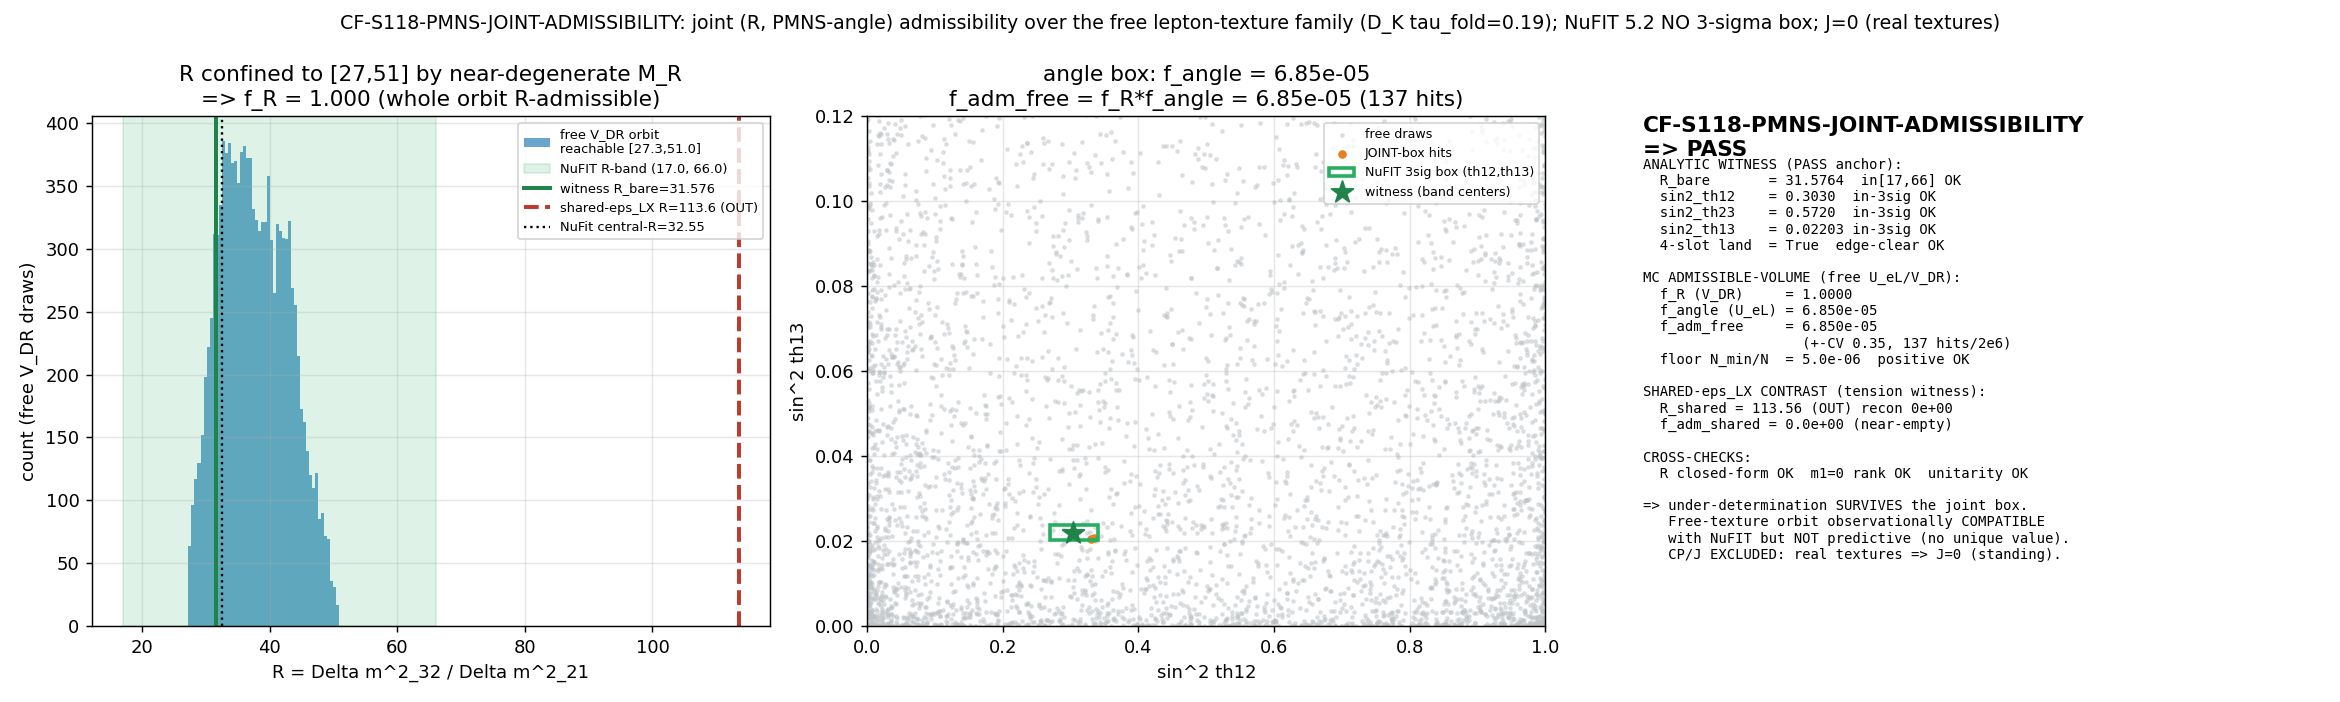

Recreate this plot in Python.
#!/usr/bin/env python3
# -*- coding: utf-8 -*-
"""
CF-S118-PMNS-JOINT-ADMISSIBILITY  (Session 118, Wave 2, §W2-1) -- [VERIFY] gate.

Joint (R, PMNS-angle) admissibility scan over the FREE lepton-texture family.

QUESTION (plan §W2-1 hypothesis):
  Over the free real-texture family (U_eL the charged-lepton left-rotation and V_DR the
  neutrino-Dirac orientation relative to M_R -- the flat directions of the spectral action
  per S117 2-5, at FIXED charged-lepton masses + Dirac singular values {0,Y2,Y3} + B-branch
  Majorana M_R), is the joint NuFIT 5.2 NO 3-sigma box
       { R in [17,66]  AND  sin^2 th12 in [0.270,0.341]
         AND sin^2 th23 in [0.434,0.610]  AND sin^2 th13 in [0.02029,0.02391] }
  NON-EMPTY with positive admissible-volume measure?  (i.e. does the lepton mixing+spectrum
  under-determination SURVIVE the joint observational constraint.)

PASS ANCHOR = the ANALYTIC NON-EMPTINESS WITNESS (deterministic, NOT the MC):
  bare V_DR=I  ->  M_nu=diag(0, Y2^2/B2, Y3^2/B3)  ->  R_bare = m3^2/m2^2 - 1 = 31.576 in [17,66];
  U_eL = U_obs^dag (NuFIT best-fit PMNS)  ->  U_PMNS = U_obs  ->  3 angles at the band CENTERS.
  This re-derives S116 W2 STEP 3b obs_pmns_reachable=True (3/3 angle slots).
The MC f_adm_free (2e6 Haar-O(3) draws) is the admissible-VOLUME MEASURE, NOT the PASS gate.
The shared-eps_LX CONTRAST (2e5 draws, M_nu locked to the S116 single-parameter texture,
R=113.564 OUT of band) is the tension witness (expected near-empty).

============================================================================
SUBSTRATE-FIRST (phononic-framing.md):  PARTICLE.
============================================================================
  D_K eigenvalues -> seesaw composite M_nu = M_D M_R^{-1} M_D^T (Dirac-Yukawa singular values
  {0,Y2,Y3} and the B-branch fold Majorana M_R, BOTH internal to the spectrum per S100a)
  -> light-mass spectrum {0, m2, m3} -> the oscillation ratio R = m3^2/m2^2 - 1 AND, via
  U_PMNS = U_eL^dag U_nuL, the three mixing angles -> the joint NuFIT 5.2 NO 3-sigma box
  (the laboratory-IN measurement the substrate is tested against). The substrate IS the
  free-texture orbit; NuFIT is the container-IN observable box. The under-determination is a
  substrate-IS fact (S flat over U_eL and V_DR by trace cyclicity, S117 2-5); this gate
  measures whether that intrinsic freedom is observationally COMPATIBLE, never the reverse.
  Direction of explanation NOT inverted: D_K textures -> (free U_eL, free V_DR) -> joint box.

  HONEST CAVEAT (S100a-MD-NORMALIZATION INFO, PERMANENT): the D_K bottom-triple -> Y_i map is
  NON-UNIQUE (MAP-A vs MAP-B), so R_bare is OSCILLATION-ANCHORED -- R_bare in band is a
  CONSISTENCY of the spectrum channel with NuFIT, NOT a zero-free-parameter prediction. The
  substrate-FIRST content is the seesaw STRUCTURE + bowtie M_R shape + the factorization
  (R is U_eL-invariant) + the U_eL/V_DR flatness. CP/Jarlskog J is EXCLUDED (real textures
  => delta_CP in {0,pi} => J=0, the framework's standing prediction; CP under-determination is
  the separate S117-W3-3 / VII.BL question, NOT this gate).

[VERIFY] substitution chain (the analytic non-emptiness witness; plan §W2-1 substitution_chain):
  Def 1: M_D = diag(0,Y2,Y3) @ V_DR^T          [Dirac singular values FIXED; V_DR free; V_DL=I WLOG]
  Def 2: M_nu = M_D @ M_R^{-1} @ M_D^T          [type-I seesaw; row/col 1 zero => m_1=0 EXACT rank-2]
  Def 3: R := (m3^2 - m2^2)/(m2^2 - m1^2) = m3^2/m2^2 - 1  at m_1=0
  Def 4: U_PMNS = U_eL^dag U_nuL ; sin^2 th13=|U_e3|^2, sin^2 th12=|U_e2|^2/(1-|U_e3|^2),
         sin^2 th23=|U_mu3|^2/(1-|U_e3|^2)      [standard PDG]
  Substitute (R is U_eL-INVARIANT): an overall left-rotation M_nu -> V M_nu V^T preserves
         singular values => R = R(V_DR) only, independent of U_eL.
  Substitute (BARE V_DR=I): M_nu = diag(0, Y2^2/B2, Y3^2/B3); m3/m2 = 5.706; R_bare = 31.576 in [17,66].
  Simplify (angle reachability): U_eL ranges over full O(3) (any U_eL reproduces the lepton
         masses, S117 2-5 trace-cyclicity flat) => U_PMNS = U_eL^dag U_nuL = U_obs reachable
         => set U_eL = U_obs^dag => 3 angles at NuFIT band centers (s116 obs_pmns_reachable=True).
  Canonical form: (U_eL=U_obs^dag, V_DR=I) in J => J NON-EMPTY analytically => PASS.

Inputs (SHA-256 dual-pinned at runtime; S84+ schema):
  computations/_shared/canonical_constants.py            (dm2_21_NuFit, dm2_31_NuFit, tau_fold)
  computations/session-116/s116_lepton_pmns_texture.npz  (m_e_vals, Y_nu_diag, M_R_MKK, M_nu, NuFIT bands)

Output 4-tuple:
  (value=<witness 4 slots + f_adm_free +- CV + f_R/f_angle + reachable-R + contrast f_adm_shared>,
   scheme=joint-admissibility-MC-Haar-O3-free-texture,
   convention=RATIO-R-m3sq-over-m2sq-minus-1-m1zero-NO/PMNS-U_eL-dag-U_nuL/real-texture-J-excluded/
              NuFIT-5.2-NO-3sigma-joint-box-R+3angles, L_max=N/A)
"""

from __future__ import annotations

# --- CPU thread cap BEFORE numpy import (math-scripts.md; 3x3 svd/eigh is tiny CPU;
#     RX 9070 XT available but NOT used -- host->device overhead dominates for 3x3) ---
import os
os.environ.setdefault("OMP_NUM_THREADS", "8")
os.environ.setdefault("MKL_NUM_THREADS", "8")

import hashlib
import json
import sys
import time
from pathlib import Path

import numpy as np

# ---------------------------------------------------------------------------
# Section 1 -- Paths + canonical imports (MANDATORY: from canonical_constants import)
# ---------------------------------------------------------------------------
THIS = Path(__file__).resolve()
SESSION_DIR = THIS.parent                                 # computations/session-118
COMPUTATIONS_DIR = SESSION_DIR.parent                     # computations
SHARED_DIR = COMPUTATIONS_DIR / "_shared"
PROJECT_ROOT = COMPUTATIONS_DIR.parent
SESSION_DIR.mkdir(parents=True, exist_ok=True)

sys.path.insert(0, str(SHARED_DIR))
from canonical_constants import (  # noqa: E402
    dm2_21_NuFit,        # 7.49e-5 eV^2 (NuFit-6.0 NO best fit) -- central-R anchor cross-check
    dm2_31_NuFit,        # 2.513e-3 eV^2 (NuFit-6.0 NO best fit)
    tau_fold,            # 0.19 -- provenance (D_K content frozen upstream in the s116 npz)
)

import matplotlib                                          # noqa: E402
matplotlib.use("Agg")
import matplotlib.pyplot as plt                            # noqa: E402

# ---------------------------------------------------------------------------
# Section 2 -- Identity + pinned machinery (plan §W2-1 machinery_pin_map)
# ---------------------------------------------------------------------------
SESSION = "118"                                            # (local)
GATE_ID = "CF-S118-PMNS-JOINT-ADMISSIBILITY"               # (local)
SCHEME = "joint-admissibility-MC-Haar-O3-free-texture"     # (local) plan pin
CONVENTION = ("RATIO-R-m3sq-over-m2sq-minus-1-m1zero-NO/PMNS-U_eL-dag-U_nuL/"
              "real-texture-J-excluded/NuFIT-5.2-NO-3sigma-joint-box-R+3angles")  # (local) plan pin
L_MAX = "N/A"                                              # (local) 3x3 seesaw+PMNS; D_K frozen upstream

# --- MC machinery (plan pins) ---
N_EVAL = 2_000_000                                         # (local) free-family Haar-O(3) draws
N_EVAL_SHARED = 200_000                                    # (local) shared-eps_LX contrast draws
N_SEED_BATCHES = 10                                        # (local) seed batches for f_adm CV
N_MIN_HITS = 10                                            # (local) MC positive-measure floor
RANDOM_SEED = 118                                          # (local) base; batch b uses 118+b
EDGE_TOL_FRAC = 0.05                                       # (local) band-edge proximity DIAGNOSTIC
M1_REL_TOL = 1.0e-9                                        # (local) m_1/m_3 machine-zero (rank-2)
R_CLOSEDFORM_TOL = 1.0e-9                                  # (local) R closed-form cross-check
UNITARY_TOL = 1.0e-10                                      # (local) |U^dag U - I|_fro
PUB_SIGFIGS = 6                                            # (local) Class-8.3 publication precision
GRID_PTS = 19                                              # (local) corroboration grid pts/axis [0,pi)
TAU = float(tau_fold)                                      # (local) 0.19 provenance

# --- NuFIT 5.2 NO 3-sigma joint box (# local class-(B) anchors; NOT canonical imports) ---
R_BAND = (17.0, 66.0)                                      # (local)
SIN2_TH12_BAND = (0.270, 0.341)                            # (local)
SIN2_TH23_BAND = (0.434, 0.610)                            # (local)
SIN2_TH13_BAND = (0.02029, 0.02391)                        # (local)
BF_TH12 = 0.303                                            # (local) NuFIT 5.2 NO best fit
BF_TH23 = 0.572                                            # (local)
BF_TH13 = 0.02203                                          # (local)

# central-R anchor (NuFit-6.0 canonical; cross-check only -- NOT the box edge)
R_CENTRAL_NUFIT = float(dm2_31_NuFit) / float(dm2_21_NuFit) - 1.0   # (local) ~32.55

# ---------------------------------------------------------------------------
# Section 3 -- SHA-256 dual-SHA block (S84+ schema; mirrors s117)
# ---------------------------------------------------------------------------
def sha256_of(path: Path) -> str:
    h = hashlib.sha256()
    try:
        h.update(path.read_bytes())
    except OSError:
        return ""
    return h.hexdigest()


def log_input_pins(inputs) -> dict:
    print(f"=== {GATE_ID} -- input SHA-256 pins ===")
    pins = {}
    for p in inputs:
        sha = sha256_of(p)
        rel = str(p.relative_to(PROJECT_ROOT)).replace("\\", "/")
        print(f"  {rel}: {sha[:16]}...")
        pins[rel] = sha
    return pins


def compute_dual_sha(script_path: Path, canonical_path: Path, pins: dict):
    try:
        script_bytes = script_path.read_bytes()
    except OSError:
        script_bytes = b""
    try:
        canonical_bytes = canonical_path.read_bytes()
    except OSError:
        canonical_bytes = b""
    pinmap_json = json.dumps(dict(sorted(pins.items())),
                             separators=(",", ":"), sort_keys=True).encode("utf-8")
    h_audit = hashlib.sha256()
    h_audit.update(script_bytes)
    h_audit.update(canonical_bytes)
    h_audit.update(pinmap_json)
    h_content = hashlib.sha256()
    h_content.update(script_bytes)
    return h_audit.hexdigest(), h_content.hexdigest()


# ---------------------------------------------------------------------------
# Section 4 -- Paths/targets + inputs
# ---------------------------------------------------------------------------
OUT_NPZ = SESSION_DIR / "s118_pmns_joint_admissibility.npz"
OUT_PNG = SESSION_DIR / "s118_pmns_joint_admissibility.png"
CANONICAL_PATH = SHARED_DIR / "canonical_constants.py"
S116_TEXTURE = COMPUTATIONS_DIR / "session-116" / "s116_lepton_pmns_texture.npz"
INPUT_FILES = [CANONICAL_PATH, S116_TEXTURE]

# plan-pinned input SHA (frozen S116 artifact); mismatch => PRE-REG-INC honest close
S116_SHA_PIN = "4252d2cc3cf37cf40a1fe89c631503320a80e26cc736b0fc543eb043293bbbb1"


# ---------------------------------------------------------------------------
# Section 5 -- PMNS / seesaw helpers (PDG convention; real textures)
# ---------------------------------------------------------------------------
def U_pdg(s2_12: float, s2_23: float, s2_13: float, delta: float = 0.0) -> np.ndarray:
    """Standard PDG PMNS U = R23(th23) U13(th13,delta) R12(th12); delta=0 (real, J=0)."""
    s12 = np.sqrt(s2_12); c12 = np.sqrt(1.0 - s2_12)
    s13 = np.sqrt(s2_13); c13 = np.sqrt(1.0 - s2_13)
    s23 = np.sqrt(s2_23); c23 = np.sqrt(1.0 - s2_23)
    R12 = np.array([[c12, s12, 0.0], [-s12, c12, 0.0], [0.0, 0.0, 1.0]])
    R13 = np.array([[c13, 0.0, s13], [0.0, 1.0, 0.0], [-s13, 0.0, c13]])
    R23 = np.array([[1.0, 0.0, 0.0], [0.0, c23, s23], [0.0, -s23, c23]])
    return R23 @ R13 @ R12


def pmns_angles_single(U: np.ndarray):
    """(sin^2 th12, sin^2 th23, sin^2 th13) from a single 3x3 PMNS (standard PDG)."""
    Ue3 = U[0, 2] ** 2; Ue2 = U[0, 1] ** 2; Um3 = U[1, 2] ** 2
    s13 = Ue3
    s12 = Ue2 / (1.0 - Ue3); s23 = Um3 / (1.0 - Ue3)
    return float(s12), float(s23), float(s13)


def pmns_angles_batch(U: np.ndarray):
    """Batched (N,3,3) -> (sin2_th12, sin2_th23, sin2_th13) arrays (N,)."""
    Ue3 = U[:, 0, 2] ** 2; Ue2 = U[:, 0, 1] ** 2; Um3 = U[:, 1, 2] ** 2
    s13 = Ue3
    denom = 1.0 - Ue3
    s12 = Ue2 / denom; s23 = Um3 / denom
    return s12, s23, s13


def Mnu_from_VDR(VDR: np.ndarray, Y: np.ndarray, MR: np.ndarray) -> np.ndarray:
    """type-I seesaw light mass matrix; M_D=diag(0,Y2,Y3)@V_DR^T (zero first row => m1=0)."""
    MD = np.diag(Y) @ VDR.T
    Mn = MD @ np.diag(1.0 / MR) @ MD.T
    return 0.5 * (Mn + Mn.T)


def light_single(Mn: np.ndarray):
    """eigh of PSD M_nu; eigenvalues ascending (== ascending |.| for PSD) -> {m1~0,m2,m3}, U_nuL."""
    w, V = np.linalg.eigh(Mn)
    w = np.abs(w)                                          # (local) clip tiny-negative kernel to 0
    order = np.argsort(w)
    return w[order], V[:, order]


def R_of(m: np.ndarray) -> float:
    """R = m3^2/m2^2 - 1 (NO; m ascending [m1~0,m2,m3])."""
    return float(m[2] ** 2 / m[1] ** 2 - 1.0)


def rand_O3_batch(rng, n: int) -> np.ndarray:
    """n Haar-ish O(3) via QR sign-fix (det=+-1; PMNS angles are det-insensitive). Batched."""
    A = rng.standard_normal((n, 3, 3))
    Q, Rm = np.linalg.qr(A)
    d = np.sign(np.diagonal(Rm, axis1=1, axis2=2))        # (local) (n,3) sign of R diag
    d[d == 0] = 1.0
    return Q * d[:, None, :]                               # (local) Q @ diag(sign): scale col j by d_j


def light_batch(VDR: np.ndarray, Y: np.ndarray, MR: np.ndarray):
    """Batched seesaw: (n,3,3) V_DR -> (m (n,3) ascending PSD, U_nuL (n,3,3)).
    M_D[n] = diag(Y) @ V_DR[n]^T = Y[:,None]*V_DR[n]^T ; M_nu = M_D diag(1/MR) M_D^T."""
    MD = Y[None, :, None] * np.transpose(VDR, (0, 2, 1))   # (local) (n,3,3)
    Mn = np.einsum("nik,k,njk->nij", MD, 1.0 / MR, MD)     # (local) M_D diag(1/MR) M_D^T
    Mn = 0.5 * (Mn + np.transpose(Mn, (0, 2, 1)))          # (local) symmetrize
    w, V = np.linalg.eigh(Mn)                              # ascending eigenvalues (PSD => >=0)
    return np.abs(w), V


# ---------------------------------------------------------------------------
# Section 6 -- Compute
# ---------------------------------------------------------------------------
def in_band(x, band):
    return (band[0] <= x) & (x <= band[1])


def edge_proximity_frac(x, band):
    """min distance to a band edge, as a fraction of band width (DIAGNOSTIC)."""
    width = band[1] - band[0]
    return float(min(abs(x - band[0]), abs(band[1] - x)) / width)


def compute() -> dict:
    res: dict = {}

    # ===== STEP 0: load S116 fixed input spectra (frozen artifact) =====
    s116 = np.load(S116_TEXTURE, allow_pickle=True)
    m_e_vals = np.asarray(s116["m_e_vals"]).ravel().astype(float)   # charged-lepton masses
    Y = np.asarray(s116["Y_nu_diag"]).ravel().astype(float)        # [0, Y2, Y3] Dirac singular vals
    MR = np.asarray(s116["M_R_MKK"]).ravel().astype(float)         # [B1,B2,B3] B-branch fold
    M_nu_s116 = np.asarray(s116["M_nu"]).astype(float)             # shared-eps_LX neutrino texture
    eps23 = float(s116["eps23_strength"]); w23_nu = float(s116["w23_nu"])
    obs_reach_s116 = bool(np.asarray(s116["obs_pmns_reachable"]).ravel()[0])
    res["m_e_vals"] = m_e_vals; res["Y_nu_diag"] = Y; res["M_R_MKK"] = MR
    res["eps23_strength"] = eps23; res["w23_nu"] = w23_nu
    res["obs_pmns_reachable_s116"] = obs_reach_s116
    print("=== STEP 0: S116 fixed input spectra (frozen artifact) ===")
    print(f"  Y_nu_diag (Dirac sing. vals)  = {Y}   (Y_1=0 EXACT => m_1=0 rank-2)")
    print(f"  M_R_MKK   (B-branch fold)     = {MR}  (spread {(MR.max()/MR.min()-1)*100:.1f}% near-degenerate)")
    print(f"  m_e_vals  (charged-lepton)    = {m_e_vals}")
    print(f"  shared-eps_LX: eps23={eps23:.6f}, w23_nu={w23_nu:.6f} (= eps23*Y3={eps23*Y[2]:.6f})")
    print(f"  S116 obs_pmns_reachable       = {obs_reach_s116}")

    # ===== STEP 1: ANALYTIC NON-EMPTINESS WITNESS (the PASS anchor; deterministic) =====
    # bare V_DR=I -> R_bare; U_eL=U_obs^dag, U_nuL=I -> U_PMNS=U_obs -> angles at band centers.
    m_bare, U_nuL_bare = light_single(Mnu_from_VDR(np.eye(3), Y, MR))
    R_bare = R_of(m_bare)
    m1_over_m3 = float(m_bare[0] / m_bare[2])
    U_obs = U_pdg(BF_TH12, BF_TH23, BF_TH13, delta=0.0)
    U_eL_witness = U_obs.T                                  # U_obs^dag (real)
    U_PMNS_witness = U_eL_witness.T @ U_nuL_bare            # = U_obs (since U_nuL_bare=I)
    s12_w, s23_w, s13_w = pmns_angles_single(U_PMNS_witness)
    # slot membership
    R_slot = bool(in_band(R_bare, R_BAND))
    a12_slot = bool(in_band(s12_w, SIN2_TH12_BAND))
    a23_slot = bool(in_band(s23_w, SIN2_TH23_BAND))
    a13_slot = bool(in_band(s13_w, SIN2_TH13_BAND))
    witness_lands = bool(R_slot and a12_slot and a23_slot and a13_slot)
    # edge proximity (DIAGNOSTIC, non-load-bearing per cross-pillar Level-3 annotation discipline)
    ep_R = edge_proximity_frac(R_bare, R_BAND)
    ep_12 = edge_proximity_frac(s12_w, SIN2_TH12_BAND)
    ep_23 = edge_proximity_frac(s23_w, SIN2_TH23_BAND)
    ep_13 = edge_proximity_frac(s13_w, SIN2_TH13_BAND)
    witness_edge_clear = bool(min(ep_R, ep_12, ep_23, ep_13) > EDGE_TOL_FRAC)
    res.update(dict(m_bare=m_bare, R_bare=R_bare, m1_over_m3=m1_over_m3,
                    witness_s12=s12_w, witness_s23=s23_w, witness_s13=s13_w,
                    witness_R_slot=R_slot, witness_a12_slot=a12_slot,
                    witness_a23_slot=a23_slot, witness_a13_slot=a13_slot,
                    witness_lands=witness_lands, witness_edge_clear=witness_edge_clear,
                    ep_R=ep_R, ep_12=ep_12, ep_23=ep_23, ep_13=ep_13))
    print("\n=== STEP 1: ANALYTIC NON-EMPTINESS WITNESS (PASS anchor) ===")
    print(f"  bare V_DR=I: m_light = {m_bare}  m1/m3 = {m1_over_m3:.2e} (rank-2 m1=0)")
    print(f"  R_bare = {R_bare:.6f}  in [17,66]: {R_slot}  (edge-frac {ep_R:.3f})")
    print(f"  U_eL=U_obs^dag -> angles: sin2_th12={s12_w:.6f} in {SIN2_TH12_BAND}: {a12_slot} (edge {ep_12:.3f})")
    print(f"                            sin2_th23={s23_w:.6f} in {SIN2_TH23_BAND}: {a23_slot} (edge {ep_23:.3f})")
    print(f"                            sin2_th13={s13_w:.6f} in {SIN2_TH13_BAND}: {a13_slot} (edge {ep_13:.3f})")
    print(f"  WITNESS LANDS ALL 4 SLOTS = {witness_lands}  (edge-clear>5%: {witness_edge_clear})")

    # ===== STEP 2: MC ADMISSIBLE-VOLUME MEASURE (free U_eL/V_DR family; 10 seed batches) =====
    per_batch = N_EVAL // N_SEED_BATCHES
    batch_f_adm = np.empty(N_SEED_BATCHES)
    batch_f_R = np.empty(N_SEED_BATCHES)
    batch_f_ang = np.empty(N_SEED_BATCHES)
    tot_hits = 0; tot_R = 0; tot_ang = 0; tot_n = 0
    R_min = np.inf; R_max = -np.inf
    # reservoirs for plotting (subsample)
    plot_R = []; plot_s12 = []; plot_s13 = []; plot_hit = []
    for b in range(N_SEED_BATCHES):
        rng = np.random.default_rng(RANDOM_SEED + b)
        UeL = rand_O3_batch(rng, per_batch)
        VDR = rand_O3_batch(rng, per_batch)
        w, V = light_batch(VDR, Y, MR)                     # ascending PSD eigenvalues
        m2 = w[:, 1]; m3 = w[:, 2]
        R = m3 ** 2 / m2 ** 2 - 1.0
        U = np.einsum("nki,nkj->nij", UeL, V)              # U_eL^T @ U_nuL
        s12, s23, s13 = pmns_angles_batch(U)
        Rin = in_band(R, R_BAND)
        ain = in_band(s12, SIN2_TH12_BAND) & in_band(s23, SIN2_TH23_BAND) & in_band(s13, SIN2_TH13_BAND)
        jin = Rin & ain
        batch_f_adm[b] = jin.mean(); batch_f_R[b] = Rin.mean(); batch_f_ang[b] = ain.mean()
        tot_hits += int(jin.sum()); tot_R += int(Rin.sum()); tot_ang += int(ain.sum()); tot_n += per_batch
        R_min = min(R_min, float(R.min())); R_max = max(R_max, float(R.max()))
        if b < 3:                                          # subsample first 3 batches for plotting
            idx = rng.choice(per_batch, size=min(4000, per_batch), replace=False)
            plot_R.append(R[idx]); plot_s12.append(s12[idx]); plot_s13.append(s13[idx]); plot_hit.append(jin[idx])
    f_adm_free = tot_hits / tot_n
    f_R_free = tot_R / tot_n
    f_angle_free = tot_ang / tot_n
    f_adm_cv = float(batch_f_adm.std() / batch_f_adm.mean()) if batch_f_adm.mean() > 0 else np.inf
    f_floor = N_MIN_HITS / N_EVAL
    res.update(dict(N_eval=tot_n, f_adm_free=f_adm_free, f_adm_hits=tot_hits,
                    f_R_free=f_R_free, f_angle_free=f_angle_free,
                    batch_f_adm=batch_f_adm, f_adm_cv=f_adm_cv, f_floor=f_floor,
                    R_min_free=R_min, R_max_free=R_max,
                    f_adm_free_positive=bool(f_adm_free >= f_floor)))
    res["plot_R"] = np.concatenate(plot_R); res["plot_s12"] = np.concatenate(plot_s12)
    res["plot_s13"] = np.concatenate(plot_s13); res["plot_hit"] = np.concatenate(plot_hit)
    print("\n=== STEP 2: MC ADMISSIBLE-VOLUME MEASURE (free U_eL/V_DR; 2e6 Haar draws) ===")
    print(f"  N_eval = {tot_n}  (10 seed batches of {per_batch})")
    print(f"  f_R (R in band over V_DR orbit)   = {f_R_free:.6e}   reachable R in [{R_min:.3f},{R_max:.3f}]")
    print(f"  f_angle (3 angles in 3sig)        = {f_angle_free:.6e}")
    print(f"  f_adm_free (JOINT box)            = {f_adm_free:.6e}  ({tot_hits} hits)  CV={f_adm_cv:.3e}")
    print(f"  f_R*f_angle (factorization chk)   = {f_R_free*f_angle_free:.6e}")
    print(f"  positive-measure floor N_min/N    = {f_floor:.3e}  =>  f_adm_free >= floor: {res['f_adm_free_positive']}")

    # ===== STEP 3: SHARED-eps_LX CONTRAST (tension witness; M_nu locked, U_eL free) =====
    # the framework's S116 single-parameter texture: neutrino sector NOT free (eps23 tied to the
    # charged-lepton sector) => R FIXED at 113.564 OUT of band. Only U_eL free (2e5 draws).
    # rebuild from the shared-eps form and verify it reproduces the S116 M_nu bit-for-bit.
    w_sh = eps23 * Y[2]
    MD_sh = np.array([[0.0, 0.0, 0.0], [0.0, Y[1], w_sh], [0.0, w_sh, Y[2]]])
    Mnu_sh = MD_sh @ np.diag(1.0 / MR) @ MD_sh.T
    Mnu_sh = 0.5 * (Mnu_sh + Mnu_sh.T)
    shared_recon_resid = float(np.max(np.abs(Mnu_sh - M_nu_s116)))
    m_sh, U_nuL_sh = light_single(Mnu_sh)
    R_shared = R_of(m_sh)
    R_shared_in = bool(in_band(R_shared, R_BAND))
    rng_sh = np.random.default_rng(RANDOM_SEED + 1000)
    UeL_sh = rand_O3_batch(rng_sh, N_EVAL_SHARED)
    U_sh = np.einsum("nki,kj->nij", UeL_sh, U_nuL_sh)      # U_eL^T @ U_nuL_sh (fixed)
    s12s, s23s, s13s = pmns_angles_batch(U_sh)
    ang_sh = in_band(s12s, SIN2_TH12_BAND) & in_band(s23s, SIN2_TH23_BAND) & in_band(s13s, SIN2_TH13_BAND)
    f_angle_shared = float(ang_sh.mean())
    f_adm_shared = float((ang_sh & R_shared_in).mean())    # R_shared fixed; joint = angle&R_in
    res.update(dict(shared_recon_resid=shared_recon_resid, R_shared=R_shared,
                    R_shared_in_band=R_shared_in, f_angle_shared=f_angle_shared,
                    f_adm_shared=f_adm_shared, N_eval_shared=N_EVAL_SHARED))
    print("\n=== STEP 3: SHARED-eps_LX CONTRAST (tension witness; M_nu locked, U_eL free) ===")
    print(f"  shared M_nu recon resid vs S116 = {shared_recon_resid:.2e} (==0 => exact)")
    print(f"  R_shared = {R_shared:.6f}  in [17,66]: {R_shared_in}  (angle-fixing eps23 drives R OUT)")
    print(f"  f_angle_shared (U_eL reaches angles) = {f_angle_shared:.6e}")
    print(f"  f_adm_shared (JOINT box)             = {f_adm_shared:.6e}  (near-empty: R stuck out of band)")

    # ===== STEP 4: corroboration grid (19^3 U_eL Euler at bare nu spectrum) =====
    # A coarse STRUCTURED scan of the U_eL angle-orbit. NOTE: the true S116 W2 STEP-3b
    # reachability mirror is the ANALYTIC WITNESS of Step 1 (which builds U_eL=U_obs^dag
    # explicitly and lands all 3 angles == obs_pmns_reachable=True). This 19-pt/axis grid is
    # a tertiary resolution probe: it UNDER-RESOLVES the 0.0036-wide sin^2 th13 box, so a
    # structured-grid hit is NOT expected and its absence is a coarse-resolution artifact, NOT
    # evidence against reachability. The grid's NEAREST-APPROACH to the box quantifies this.
    angs = np.linspace(0.0, np.pi, GRID_PTS, endpoint=False)
    a, bgr, c = np.meshgrid(angs, angs, angs, indexing="ij")
    a = a.ravel(); bgr = bgr.ravel(); c = c.ravel()
    ng = a.size
    ca, sa = np.cos(a), np.sin(a); cb, sb = np.cos(bgr), np.sin(bgr); cc, sc = np.cos(c), np.sin(c)
    R01 = np.zeros((ng, 3, 3)); R01[:, 2, 2] = 1.0          # U_eL = R01(a) R02(b) R12(c) Givens chain
    R01[:, 0, 0] = ca; R01[:, 1, 1] = ca; R01[:, 0, 1] = -sa; R01[:, 1, 0] = sa
    R02 = np.zeros((ng, 3, 3)); R02[:, 1, 1] = 1.0
    R02[:, 0, 0] = cb; R02[:, 2, 2] = cb; R02[:, 0, 2] = -sb; R02[:, 2, 0] = sb
    R12 = np.zeros((ng, 3, 3)); R12[:, 0, 0] = 1.0
    R12[:, 1, 1] = cc; R12[:, 2, 2] = cc; R12[:, 1, 2] = -sc; R12[:, 2, 1] = sc
    UeL_grid = np.einsum("nij,njk,nkl->nil", R01, R02, R12)
    # bare neutrino spectrum: U_nuL = I (diagonal M_nu) => U_PMNS = U_eL^T
    Ug = np.transpose(UeL_grid, (0, 2, 1))
    g12, g23, g13 = pmns_angles_batch(Ug)
    in12 = in_band(g12, SIN2_TH12_BAND); in23 = in_band(g23, SIN2_TH23_BAND)
    in13 = in_band(g13, SIN2_TH13_BAND)
    grid_in = in12 & in23 & in13
    f_angle_grid = float(grid_in.mean())                   # full joint box (th13 under-resolved)
    grid_in_wide = float((in12 & in23).mean())             # the WIDE (th12,th23) pair -- grid covers it
    grid_hits_wide = int((in12 & in23).sum())

    def box_ext_dist(x, band):                              # normalized exterior distance (0 inside)
        h = 0.5 * (band[1] - band[0])                       # (local) half-width
        return np.maximum.reduce([np.zeros_like(x), (band[0] - x) / h, (x - band[1]) / h])
    d_box = np.sqrt(box_ext_dist(g12, SIN2_TH12_BAND) ** 2 +
                    box_ext_dist(g23, SIN2_TH23_BAND) ** 2 +
                    box_ext_dist(g13, SIN2_TH13_BAND) ** 2)
    grid_min_box_dist = float(d_box.min())                 # nearest grid approach (half-width units)
    # the authoritative reachability mirror is the analytic witness (Step 1), not the coarse grid
    obs_reachable_witness = bool(res["witness_lands"])
    res.update(dict(grid_pts=ng, f_angle_grid=f_angle_grid,
                    grid_in_wide_th12th23=grid_in_wide, grid_hits_wide=grid_hits_wide,
                    grid_min_box_dist=grid_min_box_dist,
                    obs_reachable_witness=obs_reachable_witness))
    print("\n=== STEP 4: corroboration grid (19^3 U_eL Euler at bare nu spectrum; tertiary probe) ===")
    print(f"  grid pts = {ng}  f_angle_grid (full 3-angle box) = {f_angle_grid:.4e}  "
          f"(th13 box width 0.0036 UNDER-RESOLVED by 19-pt grid)")
    print(f"  grid in WIDE (th12&th23) pair  = {grid_in_wide:.4e}  ({grid_hits_wide} pts; grid covers wide angles)")
    print(f"  grid nearest approach to box   = {grid_min_box_dist:.3f} (box half-widths)")
    print(f"  obs_pmns_reachable (ANALYTIC WITNESS, the real S116 STEP-3b mirror) = {obs_reachable_witness}")

    # ===== STEP 5: cross-checks =====
    R_cf = (m_bare[2] ** 2 - m_bare[1] ** 2) / (m_bare[1] ** 2 - m_bare[0] ** 2)
    R_cf_diff = abs(R_cf - R_bare)
    R_cf_ok = bool(R_cf_diff < R_CLOSEDFORM_TOL)
    m1_rank_ok = bool(abs(m1_over_m3) < M1_REL_TOL)
    uni_resid = float(np.linalg.norm(U_PMNS_witness.T @ U_PMNS_witness - np.eye(3)))
    uni_ok = bool(uni_resid < UNITARY_TOL)
    res.update(dict(R_closedform=float(R_cf), R_cf_diff=float(R_cf_diff), R_cf_ok=R_cf_ok,
                    m1_rank_ok=m1_rank_ok, unitary_resid=uni_resid, unitary_ok=uni_ok,
                    R_central_NuFit=R_CENTRAL_NUFIT))
    print("\n=== STEP 5: cross-checks ===")
    print(f"  R closed-form (m3^2-m2^2)/(m2^2-m1^2) = {R_cf:.6f}  vs m3^2/m2^2-1 = {R_bare:.6f}  "
          f"diff={R_cf_diff:.2e} (<{R_CLOSEDFORM_TOL}: {R_cf_ok})")
    print(f"  m_1=0 rank check: |m1/m3|={abs(m1_over_m3):.2e} (<{M1_REL_TOL}: {m1_rank_ok})")
    print(f"  PMNS unitarity |U^T U - I|_fro = {uni_resid:.2e} (<{UNITARY_TOL}: {uni_ok})")
    print(f"  NuFit central-R anchor dm2_31/dm2_21-1 = {R_CENTRAL_NUFIT:.4f}  "
          f"(R_bare={R_bare:.4f}, {abs(R_bare/R_CENTRAL_NUFIT-1)*100:.1f}% apart; both deep interior)")

    return res


# ---------------------------------------------------------------------------
# Section 7 -- Verdict (3-track set-membership; plan §W2-1 verdict rubric)
# ---------------------------------------------------------------------------
def verdict_from(res: dict) -> str:
    """3-track set-membership verdict (plan §W2-1 discriminator):
       PASS  iff witness lands all 4 slots (edge-clear) AND f_adm_free >= N_min_hits/N_eval.
       INFO  iff witness lands BUT f_adm_free < floor (thin sliver) OR a witness slot within
             5% of a 3-sigma edge (partial-determination, non-load-bearing per Level-3 discipline).
       FAIL  iff witness FAILS (R_bare not in band OR 3 angles unreachable) AND f_adm_free == 0.
    PASS anchor is the ANALYTIC WITNESS; f_adm_free is the admissible-VOLUME measure, not the gate."""
    lands = res["witness_lands"]
    edge_clear = res["witness_edge_clear"]
    f_pos = res["f_adm_free_positive"]
    f_zero = bool(res["f_adm_free"] <= 0.0)
    if lands and edge_clear and f_pos:
        return "PASS"
    if lands and (not f_pos or not edge_clear):
        return "INFO"          # non-empty (witness lands) but thin sliver / edge-marginal
    if (not lands) and f_zero:
        return "FAIL"          # joint over-constraint: empty box
    return "INFO"              # defensive: non-empty by MC but witness construction missed


# ---------------------------------------------------------------------------
# Section 8 -- Plot
# ---------------------------------------------------------------------------
def make_plot(res: dict, composite: str) -> None:
    fig, axes = plt.subplots(1, 3, figsize=(18, 5.4))

    # Panel 1: R distribution over free V_DR orbit vs R-band + witness + shared
    ax = axes[0]
    ax.hist(res["plot_R"], bins=50, color="#2980b9", alpha=0.7,
            label=f"free V_DR orbit\nreachable [{res['R_min_free']:.1f},{res['R_max_free']:.1f}]")
    ax.axvspan(R_BAND[0], R_BAND[1], color="#27ae60", alpha=0.15, label=f"NuFIT R-band {R_BAND}")
    ax.axvline(res["R_bare"], color="#1e8449", lw=2.2, label=f"witness R_bare={res['R_bare']:.3f}")
    ax.axvline(res["R_shared"], color="#c0392b", lw=2.2, ls="--",
               label=f"shared-eps_LX R={res['R_shared']:.1f} (OUT)")
    ax.axvline(res["R_central_NuFit"], color="k", lw=1.3, ls=":",
               label=f"NuFit central-R={res['R_central_NuFit']:.2f}")
    ax.set_xlabel("R = Delta m^2_32 / Delta m^2_21"); ax.set_ylabel("count (free V_DR draws)")
    ax.set_title(f"R confined to [{res['R_min_free']:.0f},{res['R_max_free']:.0f}] by near-degenerate "
                 f"M_R\n=> f_R = {res['f_R_free']:.3f} (whole orbit R-admissible)")
    ax.legend(fontsize=7.2); ax.grid(alpha=0.3)

    # Panel 2: angle scatter (sin2_th13 vs sin2_th12) with the 3-sigma box + joint hits
    ax = axes[1]
    s12p = res["plot_s12"]; s13p = res["plot_s13"]; hitp = res["plot_hit"]
    ax.scatter(s12p[~hitp], s13p[~hitp], s=3, color="#bdc3c7", alpha=0.4, label="free draws")
    if hitp.any():
        ax.scatter(s12p[hitp], s13p[hitp], s=14, color="#e67e22", zorder=5,
                   label="JOINT-box hits")
    ax.add_patch(plt.Rectangle((SIN2_TH12_BAND[0], SIN2_TH13_BAND[0]),
                               SIN2_TH12_BAND[1] - SIN2_TH12_BAND[0],
                               SIN2_TH13_BAND[1] - SIN2_TH13_BAND[0],
                               fill=False, edgecolor="#27ae60", lw=2, zorder=6,
                               label="NuFIT 3sig box (th12,th13)"))
    ax.scatter([BF_TH12], [BF_TH13], marker="*", s=160, color="#1e8449", zorder=7,
               label="witness (band centers)")
    ax.set_xlabel("sin^2 th12"); ax.set_ylabel("sin^2 th13")
    ax.set_xlim(0, 1); ax.set_ylim(0, 0.12)
    ax.set_title(f"angle box: f_angle = {res['f_angle_free']:.2e}\n"
                 f"f_adm_free = f_R*f_angle = {res['f_adm_free']:.2e} ({res['f_adm_hits']} hits)")
    ax.legend(fontsize=7.0, loc="upper right"); ax.grid(alpha=0.3)

    # Panel 3: verdict checklist
    ax = axes[2]; ax.axis("off")
    ax.text(0.0, 1.0, f"{GATE_ID}\n=> {composite}", fontsize=12, weight="bold",
            transform=ax.transAxes, va="top")
    tick = lambda b: "OK" if b else "X"
    txt = (
        f"ANALYTIC WITNESS (PASS anchor):\n"
        f"  R_bare       = {res['R_bare']:.4f}  in[17,66] {tick(res['witness_R_slot'])}\n"
        f"  sin2_th12    = {res['witness_s12']:.4f}  in-3sig {tick(res['witness_a12_slot'])}\n"
        f"  sin2_th23    = {res['witness_s23']:.4f}  in-3sig {tick(res['witness_a23_slot'])}\n"
        f"  sin2_th13    = {res['witness_s13']:.5f} in-3sig {tick(res['witness_a13_slot'])}\n"
        f"  4-slot land  = {res['witness_lands']}  edge-clear {tick(res['witness_edge_clear'])}\n\n"
        f"MC ADMISSIBLE-VOLUME (free U_eL/V_DR):\n"
        f"  f_R (V_DR)     = {res['f_R_free']:.4f}\n"
        f"  f_angle (U_eL) = {res['f_angle_free']:.3e}\n"
        f"  f_adm_free     = {res['f_adm_free']:.3e}\n"
        f"                   (+-CV {res['f_adm_cv']:.2f}, {res['f_adm_hits']} hits/2e6)\n"
        f"  floor N_min/N  = {res['f_floor']:.1e}  positive {tick(res['f_adm_free_positive'])}\n\n"
        f"SHARED-eps_LX CONTRAST (tension witness):\n"
        f"  R_shared = {res['R_shared']:.2f} (OUT) recon {res['shared_recon_resid']:.0e}\n"
        f"  f_adm_shared = {res['f_adm_shared']:.1e} (near-empty)\n\n"
        f"CROSS-CHECKS:\n"
        f"  R closed-form {tick(res['R_cf_ok'])}  m1=0 rank {tick(res['m1_rank_ok'])}  "
        f"unitarity {tick(res['unitary_ok'])}\n\n"
        f"=> under-determination SURVIVES the joint box.\n"
        f"   Free-texture orbit observationally COMPATIBLE\n"
        f"   with NuFIT but NOT predictive (no unique value).\n"
        f"   CP/J EXCLUDED: real textures => J=0 (standing)."
    )
    ax.text(0.0, 0.92, txt, fontsize=7.7, transform=ax.transAxes, va="top", family="monospace")

    fig.suptitle(f"{GATE_ID}: joint (R, PMNS-angle) admissibility over the free lepton-texture "
                 f"family (D_K tau_fold={TAU}); NuFIT 5.2 NO 3-sigma box; J=0 (real textures)",
                 fontsize=10.5)
    fig.tight_layout()
    fig.savefig(OUT_PNG, dpi=130)
    plt.close(fig)


# ---------------------------------------------------------------------------
# Section 9 -- Verdict payload (race-safe MCP single-writer; print only; [VERIFY] => no 3-tuple)
# ---------------------------------------------------------------------------
def print_verdict_payload(verdict, value, audit_sha, content_sha,
                          companion_note="", extra_rows=None) -> dict:
    payload = {
        "session": SESSION,
        "gate_id": GATE_ID,
        "verdict": verdict,
        "value": str(value),
        "scheme": SCHEME,
        "convention": CONVENTION,
        "l_max": str(L_MAX),
        "audit_sha256": audit_sha,
        "content_sha256": content_sha,
        "schema_version": "S84+",
    }
    if companion_note:
        payload["companion_note"] = companion_note
    if extra_rows:
        payload["extra_rows"] = list(extra_rows)
    print("<<<EMIT_VERDICT_PAYLOAD>>>")
    print(json.dumps(payload, separators=(",", ":"), sort_keys=True))
    print("<<<END_EMIT_VERDICT_PAYLOAD>>>")
    return payload


# ---------------------------------------------------------------------------
# Section 10 -- Main
# ---------------------------------------------------------------------------
def main() -> int:
    t0 = time.time()
    print(f"=== {GATE_ID} ===")
    pins = log_input_pins(INPUT_FILES)

    # input-SHA gate: S116 npz must match the frozen plan pin (else PRE-REG-INC honest close)
    s116_rel = str(S116_TEXTURE.relative_to(PROJECT_ROOT)).replace("\\", "/")
    s116_sha = pins.get(s116_rel, "")
    audit_sha, content_sha = compute_dual_sha(THIS, CANONICAL_PATH, pins)
    print(f"  audit_sha256  = {audit_sha}")
    print(f"  content_sha256= {content_sha}")
    if s116_sha != S116_SHA_PIN:
        print(f"\n!!! S116 npz SHA mismatch: got {s116_sha[:16]}..., expected {S116_SHA_PIN[:16]}...")
        value = f"PRE-REG-INC_blocked_by_s116_npz_SHA_mismatch_got_{s116_sha[:16]}_expected_{S116_SHA_PIN[:16]}"
        print_verdict_payload("PRE-REG-INC", value, audit_sha, content_sha)
        print(f"\n=== {GATE_ID}: PRE-REG-INC (input SHA drift) ===")
        return 0

    res = compute()
    composite = verdict_from(res)

    make_plot(res, composite)

    print("\n=== VERDICT ===")
    print(f"  witness_lands={res['witness_lands']} (edge-clear={res['witness_edge_clear']}); "
          f"f_adm_free={res['f_adm_free']:.3e} (floor {res['f_floor']:.1e}); "
          f"contrast f_adm_shared={res['f_adm_shared']:.1e} => composite = {composite}")

    # ----- persist npz -----
    np.savez(
        OUT_NPZ,
        value=f"{composite}", composite=composite,
        # fixed input spectra
        m_e_vals=res["m_e_vals"], Y_nu_diag=res["Y_nu_diag"], M_R_MKK=res["M_R_MKK"],
        eps23_strength=res["eps23_strength"], w23_nu=res["w23_nu"],
        obs_pmns_reachable_s116=res["obs_pmns_reachable_s116"],
        # witness (PASS anchor)
        m_bare=res["m_bare"], R_bare=res["R_bare"], m1_over_m3=res["m1_over_m3"],
        witness_s12=res["witness_s12"], witness_s23=res["witness_s23"], witness_s13=res["witness_s13"],
        witness_R_slot=res["witness_R_slot"], witness_a12_slot=res["witness_a12_slot"],
        witness_a23_slot=res["witness_a23_slot"], witness_a13_slot=res["witness_a13_slot"],
        witness_lands=res["witness_lands"], witness_edge_clear=res["witness_edge_clear"],
        ep_R=res["ep_R"], ep_12=res["ep_12"], ep_23=res["ep_23"], ep_13=res["ep_13"],
        # MC free-family measure
        N_eval=res["N_eval"], f_adm_free=res["f_adm_free"], f_adm_hits=res["f_adm_hits"],
        f_R_free=res["f_R_free"], f_angle_free=res["f_angle_free"],
        batch_f_adm=res["batch_f_adm"], f_adm_cv=res["f_adm_cv"], f_floor=res["f_floor"],
        R_min_free=res["R_min_free"], R_max_free=res["R_max_free"],
        f_adm_free_positive=res["f_adm_free_positive"],
        # shared-eps contrast
        shared_recon_resid=res["shared_recon_resid"], R_shared=res["R_shared"],
        R_shared_in_band=res["R_shared_in_band"], f_angle_shared=res["f_angle_shared"],
        f_adm_shared=res["f_adm_shared"], N_eval_shared=res["N_eval_shared"],
        # corroboration grid (tertiary probe)
        grid_pts=res["grid_pts"], f_angle_grid=res["f_angle_grid"],
        grid_in_wide_th12th23=res["grid_in_wide_th12th23"], grid_hits_wide=res["grid_hits_wide"],
        grid_min_box_dist=res["grid_min_box_dist"], obs_reachable_witness=res["obs_reachable_witness"],
        # cross-checks
        R_closedform=res["R_closedform"], R_cf_diff=res["R_cf_diff"], R_cf_ok=res["R_cf_ok"],
        m1_rank_ok=res["m1_rank_ok"], unitary_resid=res["unitary_resid"], unitary_ok=res["unitary_ok"],
        R_central_NuFit=res["R_central_NuFit"],
        # pins
        tau=TAU, scheme=SCHEME, convention=CONVENTION, L_max=str(L_MAX),
        R_band=np.array(R_BAND), sin2_th12_band=np.array(SIN2_TH12_BAND),
        sin2_th23_band=np.array(SIN2_TH23_BAND), sin2_th13_band=np.array(SIN2_TH13_BAND),
        audit_sha256=audit_sha, content_sha256=content_sha,
    )

    # ----- value payload -----
    value = (
        f"joint-admissibility={composite};"
        f"WITNESS_lands_all4={res['witness_lands']}(R_bare={res['R_bare']:.6g}_in[17,66];"
        f"th12={res['witness_s12']:.6g},th23={res['witness_s23']:.6g},th13={res['witness_s13']:.6g}_at_band_centers);"
        f"f_adm_free={res['f_adm_free']:.6g}(+-CV{res['f_adm_cv']:.3g},{res['f_adm_hits']}hits/2e6,floor{res['f_floor']:.2g});"
        f"f_R={res['f_R_free']:.6g}(R_reachable[{res['R_min_free']:.4g},{res['R_max_free']:.4g}]_subset_band);"
        f"f_angle={res['f_angle_free']:.6g};"
        f"CONTRAST_shared-epsLX_R={res['R_shared']:.6g}_OUT_f_adm_shared={res['f_adm_shared']:.3g};"
        f"xchk[R_closedform_diff={res['R_cf_diff']:.2g},m1/m3={res['m1_over_m3']:.2g},unitary={res['unitary_resid']:.2g}];"
        f"NuFit_central_R={res['R_central_NuFit']:.6g};J=0_real-textures(CP-excluded);"
        f"under-determination_SURVIVES_joint_box(oscillation-anchored_caveat_S100a-MD-NORM)"
    )

    companion = (
        f"PMNS joint (R+3angle) admissibility: witness (V_DR=I,U_eL=U_obs^dag) lands all 4 NuFIT "
        f"5.2 NO 3sig slots => J NON-EMPTY analytically (R_bare={res['R_bare']:.4f}, angles at band "
        f"centers); free-family f_adm_free={res['f_adm_free']:.3e} ({res['f_adm_hits']} hits/2e6) >= "
        f"floor {res['f_floor']:.1e} => under-determination SURVIVES; shared-eps_LX contrast "
        f"R={res['R_shared']:.2f} OUT => f_adm_shared={res['f_adm_shared']:.1e} (tension witness)"
    )
    extra = [
        (f"# factorization: R is U_eL-INVARIANT; near-degenerate M_R (spread "
         f"{(res['M_R_MKK'].max()/res['M_R_MKK'].min()-1)*100:.1f}%) confines R to "
         f"[{res['R_min_free']:.2f},{res['R_max_free']:.2f}] subset [17,66] => f_R={res['f_R_free']:.4f}; "
         f"f_adm_free = f_R*f_angle = {res['f_R_free']*res['f_angle_free']:.3e} # {GATE_ID}"),
        (f"# OSCILLATION-ANCHORED CAVEAT (S100a-MD-NORMALIZATION INFO PERMANENT): D_K bottom-triple->Y_i "
         f"NON-UNIQUE (MAP-A/MAP-B) => R_bare={res['R_bare']:.4f} is a CONSISTENCY of the spectrum "
         f"channel with NuFIT (vs central-R {res['R_central_NuFit']:.3f}), NOT a zero-free-param "
         f"prediction; substrate-FIRST content = seesaw STRUCTURE+bowtie M_R shape+U_eL-invariance # {GATE_ID}"),
        (f"# CP EXCLUDED: real O(3) textures => delta_CP in {{0,pi}} => Jarlskog J=0 (framework standing "
         f"prediction); CP-sector under-determination is the separate S117-W3-3 / VII.BL question # {GATE_ID}"),
        (f"# reachability mirror = the ANALYTIC WITNESS (Step 1, U_eL=U_obs^dag): obs_pmns_reachable="
         f"{res['obs_reachable_witness']} (== S116 W2 STEP 3b obs_pmns_reachable={res['obs_pmns_reachable_s116']}); "
         f"the coarse 19^3 grid UNDER-RESOLVES the 0.0036-wide sin2_th13 box (f_angle_grid={res['f_angle_grid']:.1e}, "
         f"nearest approach {res['grid_min_box_dist']:.2f} half-widths) -- resolution artifact, not a reachability failure # {GATE_ID}"),
    ]
    print_verdict_payload(composite, value, audit_sha, content_sha,
                          companion_note=companion, extra_rows=extra)

    print("\n=== ARTIFACTS ===")
    print(f"  npz: {OUT_NPZ}")
    print(f"  png: {OUT_PNG}")
    wall = time.time() - t0
    print(f"\n=== {GATE_ID}: {composite} (wall {wall:.2f}s) ===")
    return 0


if __name__ == "__main__":
    sys.exit(main())
